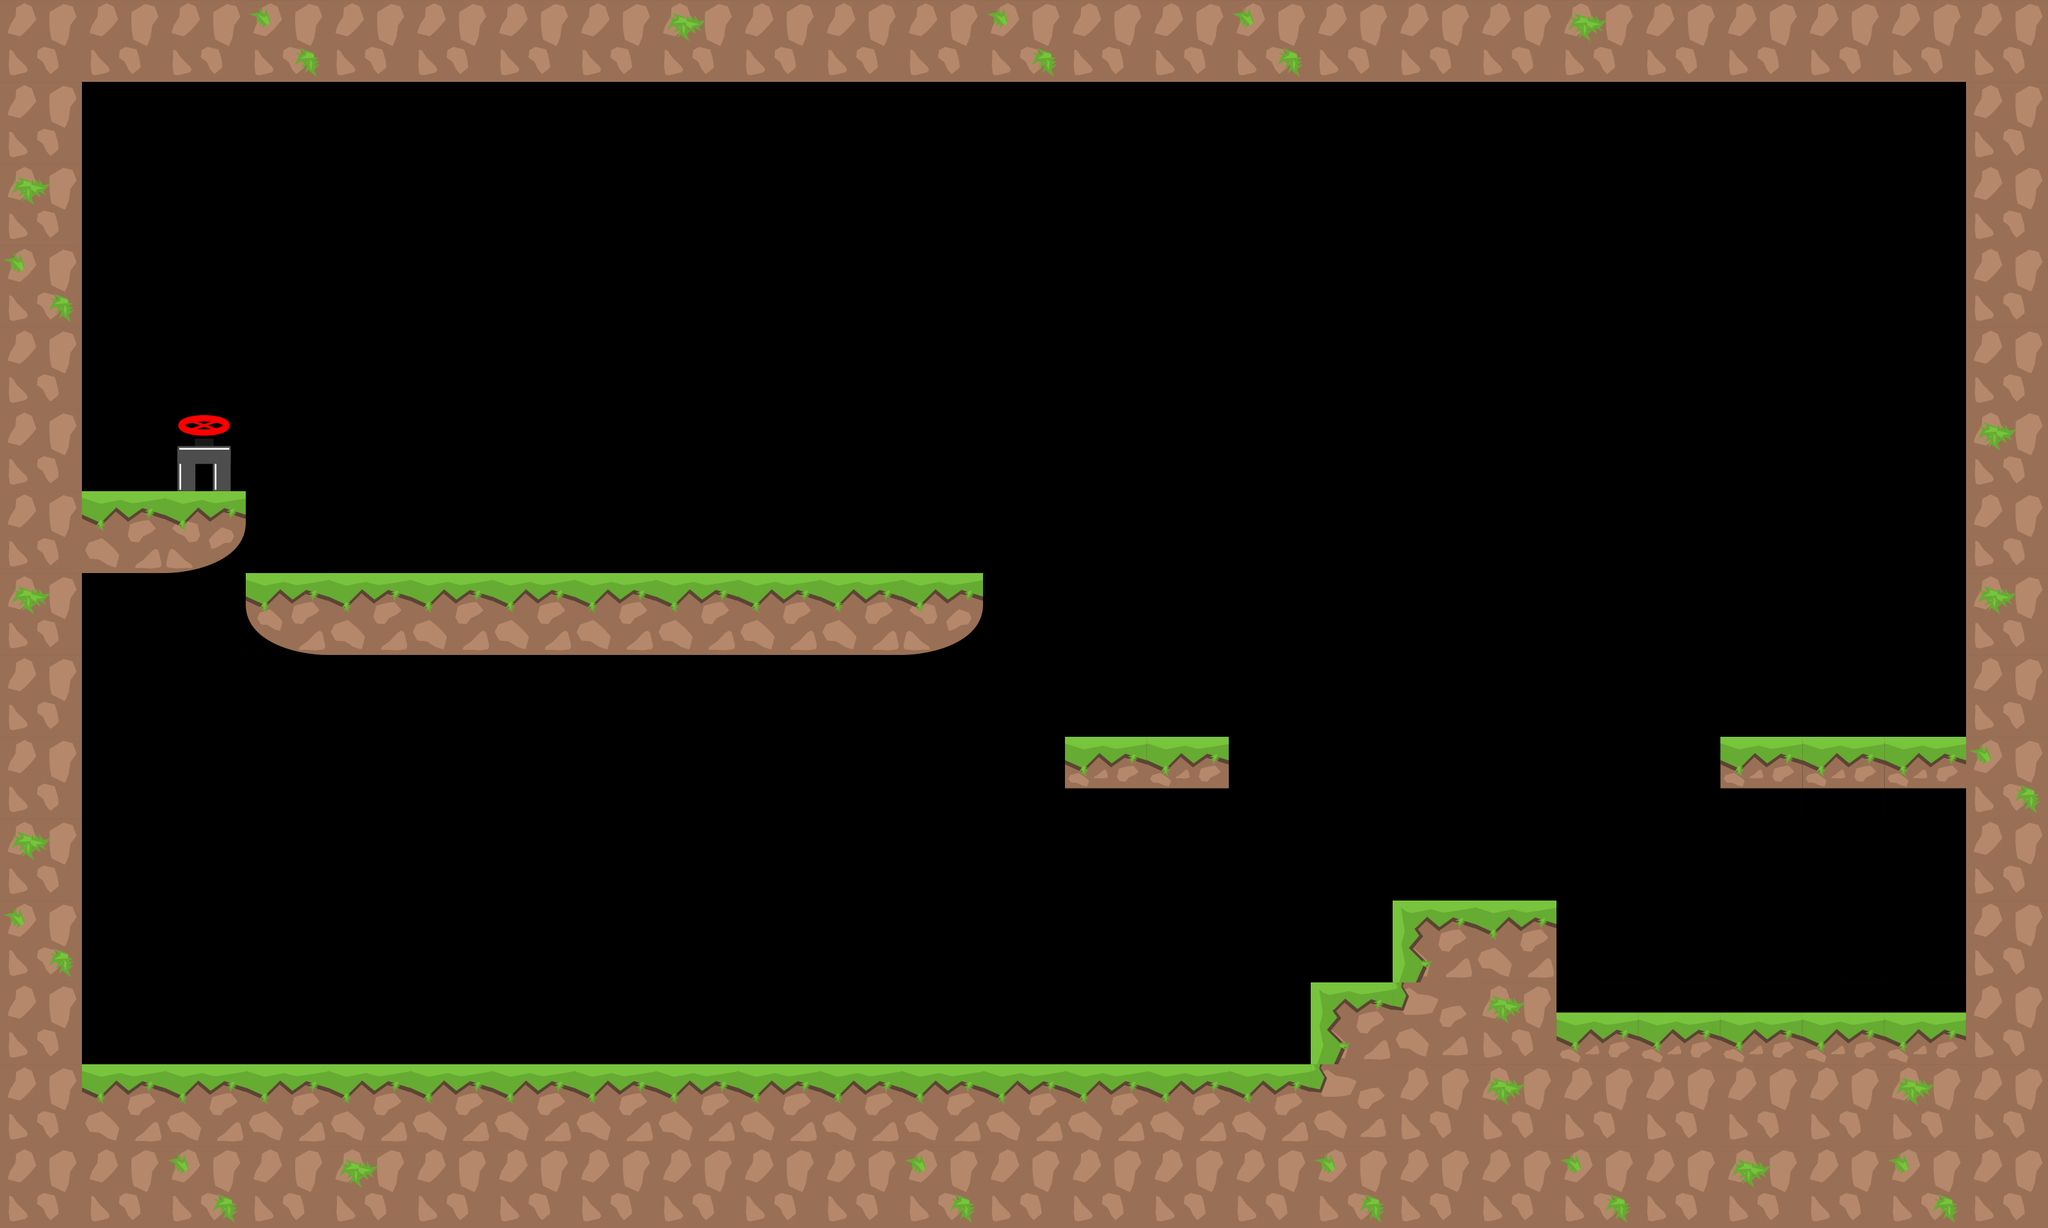

Rendered tile map (Tiled .tmx) drawn with the repository's tilesets; below, a short description and the map source with its tile grids summarised:
An orthogonal 25x15 tile map with 128x128 px tiles, 1 tile layer (graphics), 2 tilesets and 18 objects.

<map version="1.0" tiledversion="1.1.1" orientation="orthogonal" renderorder="right-down" width="25" height="15" tilewidth="128" tileheight="128" infinite="0" nextobjectid="54">
 <tileset firstgid="1" source="tiles_128x128.tsx" />
 <tileset firstgid="37" source="tiles_128x128_green.tsx" />
 <layer name="graphics" width="25" height="15">
  <data>[375 cells, 126 non-empty, 13 distinct tile ids]</data>
 </layer>
 <objectgroup name="info" />
 <objectgroup name="blocks">
  <object id="1" x="8" y="1663.88" width="3196" height="248.122" />
  <object id="2" x="3072" y="4" width="112" height="1696" />
  <object id="3" x="64" y="52" width="64" height="1684" />
  <object id="4" x="8" y="4" width="3172" height="120" />
  <object id="7" x="383.75" y="895.833" width="1152.13" height="128.167" />
  <object id="9" x="1663.76" y="1152" width="256" height="80.9697" />
  <object id="11" x="2380.34" y="1583" width="706.333" height="103.667" />
  <object id="13" x="2175.83" y="1408" width="256.17" height="282.667" />
  <object id="51" x="2688.17" y="1152.33" width="393.167" height="81" />
  <object id="52" x="2048" y="1536" width="128" height="128" />
  <object id="53" x="128" y="768" width="256" height="128" />
 </objectgroup>
 <objectgroup name="slope" />
 <objectgroup name="passBlock" />
 <objectgroup name="flowers">
  <object id="24" x="859.515" y="731.879" width="69.697" height="69.697">
   <ellipse />
  </object>
  <object id="26" x="1235.52" y="731.879" width="69.697" height="69.697">
   <ellipse />
  </object>
  <object id="27" x="1751.52" y="1003.88" width="69.697" height="69.697">
   <ellipse />
  </object>
  <object id="28" x="2776.85" y="1375.88" width="69.697" height="69.697">
   <ellipse />
  </object>
  <object id="29" x="2768.85" y="989.213" width="69.697" height="69.697">
   <ellipse />
  </object>
  <object id="30" x="2968.85" y="986.547" width="69.697" height="69.697">
   <ellipse />
  </object>
 </objectgroup>
 <objectgroup name="end">
  <object id="44" x="319.833" y="699.667">
   <ellipse />
  </object>
 </objectgroup>
 <objectgroup name="pushBlocks" />
</map>
